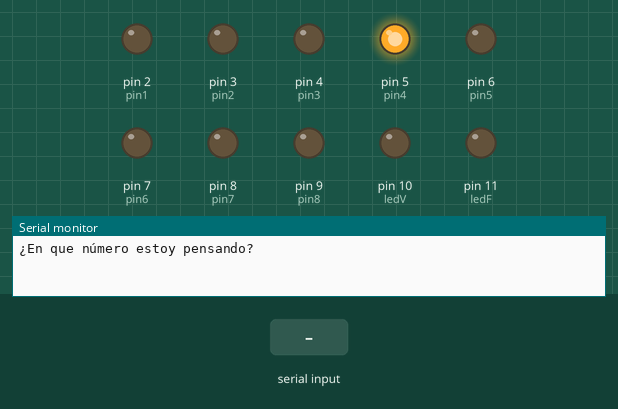
The program below on a simulated Arduino Uno, built with avr-gcc and run on an emulated ATmega328P. On the bench: output pins drawn as LEDs (lit = HIGH), the last lines printed to the serial monitor. Inputs (shaded band) come from the test bench.

Above: at 1.2 s.
1.3 s: "90,45\n" received over Serial
At 1.8 s:
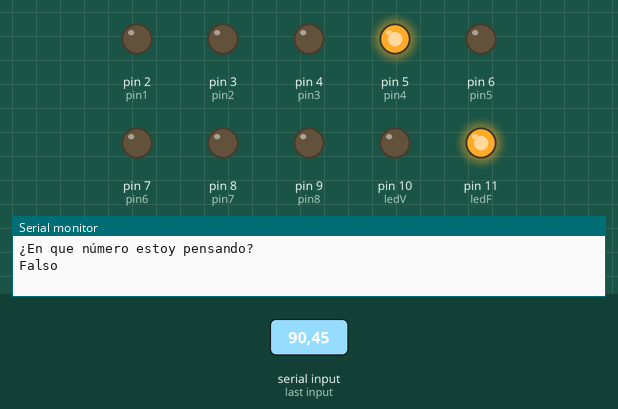
4.3 s: "1\n" received over Serial
7.3 s: "2\n" received over Serial
At 7.6 s:
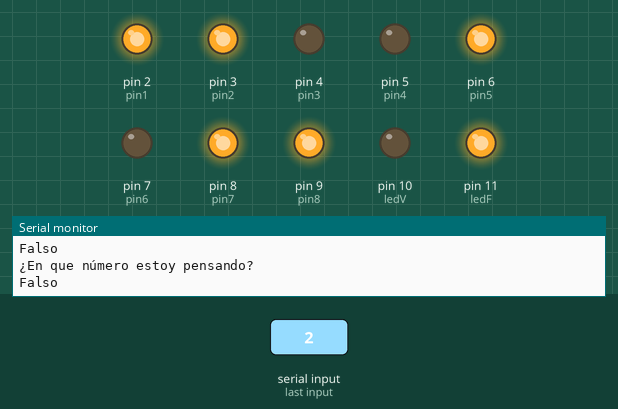
9.8 s: "3\n" received over Serial
At 11.1 s:
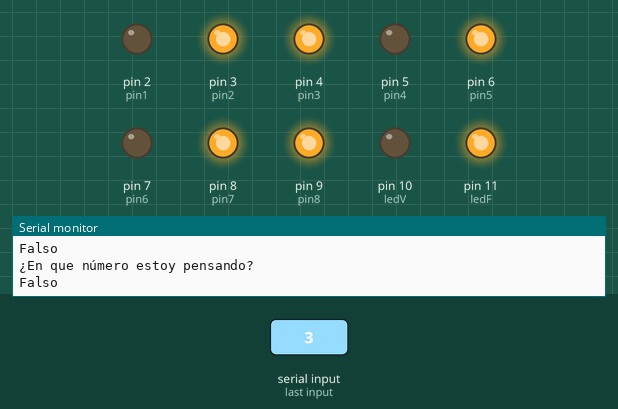
12.8 s: "4\n" received over Serial
At 14.1 s:
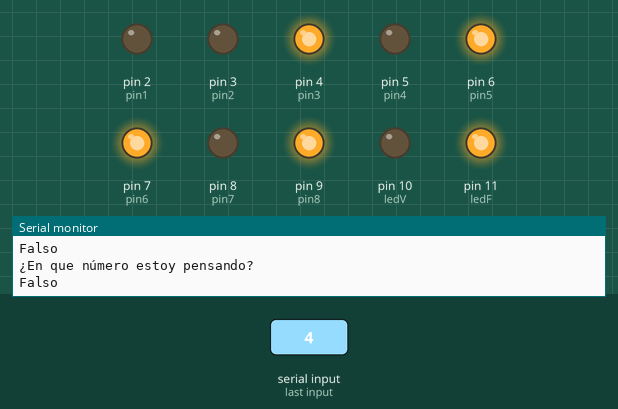
15.8 s: "5\n" received over Serial
At 16.9 s:
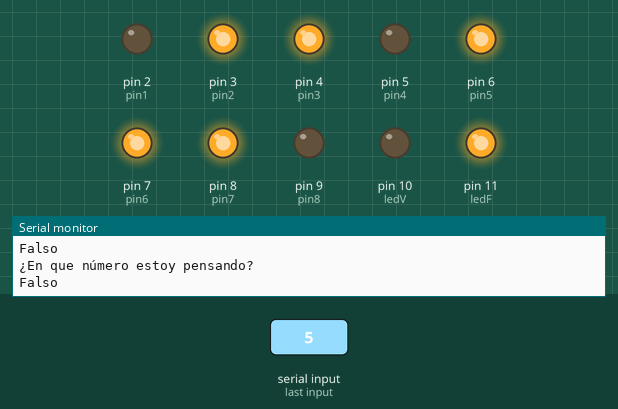
Timing chart, 0 to 19.8 s (numbered marks = the images above; inputs shaded):
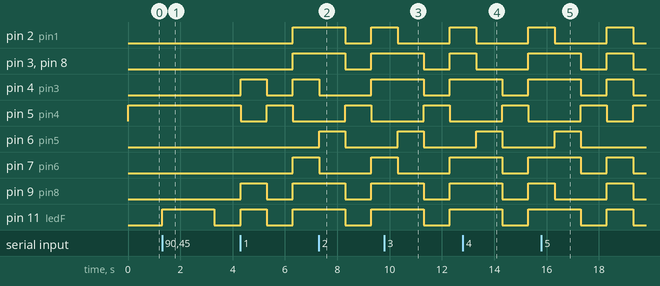

Measured:
- after the input at 1.3 s, pin 11 (ledF): LOW → HIGH at once, → LOW 2.0 s later
- after the input at 7.3 s, pin 2 (pin1), pin 3 (pin2), pin 8 (pin7), pin 9 (pin8), pin 11 (ledF): HIGH → LOW after 1.0 s instead of 0.00 s; pin 5 (pin4): LOW → HIGH after 1.0 s instead of 0.00 s; pin 6 (pin5): LOW → HIGH at once, → LOW 1.0 s later
- after the input at 9.8 s, pin 3 (pin2), pin 4 (pin3), pin 8 (pin7), pin 9 (pin8), pin 11 (ledF): HIGH → LOW after 1.5 s instead of 0.50 s; pin 5 (pin4): LOW → HIGH after 1.5 s instead of 0.50 s; pin 6 (pin5): LOW → HIGH after 0.50 s, → LOW 1.0 s later
- after the input at 12.8 s, pin 4 (pin3), pin 7 (pin6), pin 9 (pin8), pin 11 (ledF): HIGH → LOW after 1.5 s instead of 0.50 s; pin 5 (pin4): LOW → HIGH after 1.5 s instead of 0.50 s; pin 6 (pin5): LOW → HIGH after 0.50 s, → LOW 1.0 s later
- after the input at 15.8 s, pin 3 (pin2), pin 4 (pin3), pin 11 (ledF): HIGH → LOW after 1.5 s instead of 0.50 s; pin 5 (pin4): LOW → HIGH after 1.5 s instead of 0.50 s; pin 6 (pin5): LOW → HIGH after 0.51 s, → LOW 1.0 s later; pin 7 (pin6), pin 8 (pin7): HIGH → LOW after 1.5 s instead of 0.51 s

The program:

main.cpp
```cpp
#include <Arduino.h>
#define pin1 2
#define pin2 3
#define pin3 4
#define pin4 5
#define pin5 6
#define pin6 7
#define pin7 8
#define pin8 9
#define ledV 10
#define ledF 11
int opcion, num = 7;

void setup() {
  Serial.begin(9600);
  pinMode(pin1,OUTPUT);
  pinMode(pin2,OUTPUT);
  pinMode(pin3,OUTPUT);
  pinMode(pin4,OUTPUT);
  pinMode(pin5,OUTPUT);
  pinMode(pin6,OUTPUT);
  pinMode(pin7,OUTPUT);
  pinMode(pin8,OUTPUT);
  pinMode(ledV,OUTPUT);
  pinMode(ledF,OUTPUT);

}

void loop() {
  digitalWrite(pin1,LOW);
  digitalWrite(pin2,LOW);
  digitalWrite(pin3,LOW);
  digitalWrite(pin4,HIGH);//0
  digitalWrite(pin5,LOW);
  digitalWrite(pin6,LOW);
  digitalWrite(pin7,LOW);
  digitalWrite(pin8,LOW);
  Serial.println("¿En que número estoy pensando?");
  while(Serial.available() == 0){
  }
  opcion = Serial.parseInt();
  if(opcion == num){
    Serial.println("Verdadero");
    digitalWrite(ledV,HIGH);
    digitalWrite(pin1,LOW);
    digitalWrite(pin2,LOW);
    digitalWrite(pin3,HIGH);
    digitalWrite(pin4,LOW);//7
    digitalWrite(pin5,HIGH);
    digitalWrite(pin6,LOW);
    digitalWrite(pin7,HIGH);
    digitalWrite(pin8,HIGH);
  }else{
    Serial.println("Falso");
    digitalWrite(ledF,HIGH);
    if(opcion == 1){
      digitalWrite(pin1,LOW);
      digitalWrite(pin2,LOW);
      digitalWrite(pin3,HIGH);
      digitalWrite(pin4,LOW);//1
      digitalWrite(pin5,LOW);
      digitalWrite(pin6,LOW);
      digitalWrite(pin7,LOW);
      digitalWrite(pin8,HIGH);
    }else if(opcion == 2){
      digitalWrite(pin1,HIGH);
      digitalWrite(pin2,HIGH);
      digitalWrite(pin3,LOW);
      digitalWrite(pin4,LOW);//2
      digitalWrite(pin5,HIGH);
      digitalWrite(pin6,LOW);
      digitalWrite(pin7,HIGH);
      digitalWrite(pin8,HIGH);
    }else if(opcion == 3){
      digitalWrite(pin1,LOW);
      digitalWrite(pin2,HIGH);
      digitalWrite(pin3,HIGH);
      digitalWrite(pin4,LOW);//3
      digitalWrite(pin5,HIGH);
      digitalWrite(pin6,LOW);
      digitalWrite(pin7,HIGH);
      digitalWrite(pin8,HIGH);
    }else if(opcion == 4){
      digitalWrite(pin1,LOW);
      digitalWrite(pin2,LOW);
      digitalWrite(pin3,HIGH);
      digitalWrite(pin4,LOW);//4
      digitalWrite(pin5,HIGH);
      digitalWrite(pin6,HIGH);
      digitalWrite(pin7,LOW);
      digitalWrite(pin8,HIGH);
    }else if(opcion == 5){
      digitalWrite(pin1,LOW);
      digitalWrite(pin2,HIGH);
      digitalWrite(pin3,HIGH);
      digitalWrite(pin4,LOW);//5
      digitalWrite(pin5,HIGH);
      digitalWrite(pin6,HIGH);
      digitalWrite(pin7,HIGH);
      digitalWrite(pin8,LOW);
    }else if(opcion == 6){
      digitalWrite(pin1,HIGH);
      digitalWrite(pin2,HIGH);
      digitalWrite(pin3,HIGH);
      digitalWrite(pin4,LOW);//6
      digitalWrite(pin5,HIGH);
      digitalWrite(pin6,HIGH);
      digitalWrite(pin7,HIGH);
      digitalWrite(pin8,LOW);
    }else if(opcion == 8){
      digitalWrite(pin1,HIGH);
      digitalWrite(pin2,HIGH);
      digitalWrite(pin3,HIGH);
      digitalWrite(pin4,LOW);//8
      digitalWrite(pin5,HIGH);
      digitalWrite(pin6,HIGH);
      digitalWrite(pin7,HIGH);
      digitalWrite(pin8,HIGH);
    }else if(opcion == 9){
      digitalWrite(pin1,LOW);
      digitalWrite(pin2,HIGH);
      digitalWrite(pin3,HIGH);
      digitalWrite(pin4,LOW);//9
      digitalWrite(pin5,HIGH);
      digitalWrite(pin6,HIGH);
      digitalWrite(pin7,HIGH);
      digitalWrite(pin8,HIGH);
    }else if(opcion == 0){
      digitalWrite(pin1,HIGH);
      digitalWrite(pin2,HIGH);
      digitalWrite(pin3,HIGH);
      digitalWrite(pin4,LOW);//0
      digitalWrite(pin5,LOW);
      digitalWrite(pin6,HIGH);
      digitalWrite(pin7,HIGH);
      digitalWrite(pin8,HIGH);
    }
  }
  delay(1000);
  digitalWrite(ledV,LOW);
  digitalWrite(ledF,LOW);

}
```
